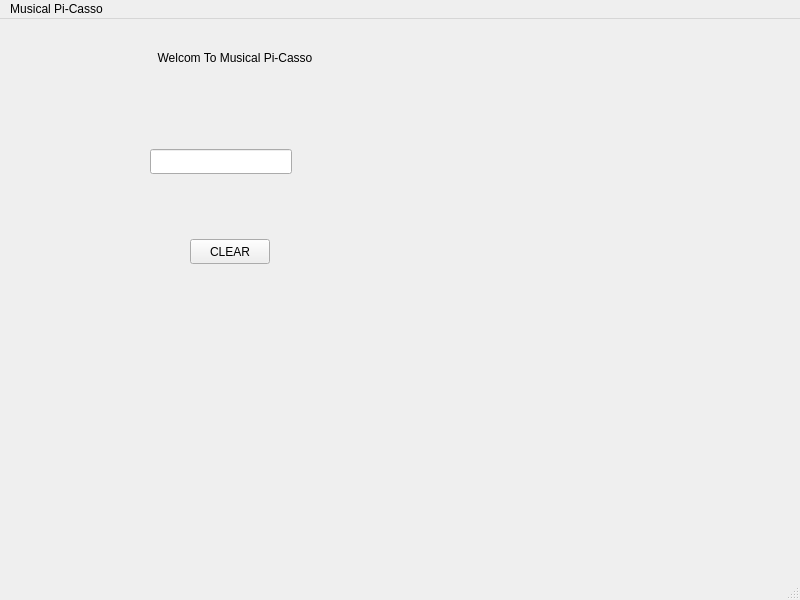
<?xml version="1.0" encoding="UTF-8"?>
<ui version="4.0">
 <class>MainWindow</class>
 <widget class="QMainWindow" name="MainWindow">
  <property name="geometry">
   <rect>
    <x>0</x>
    <y>0</y>
    <width>800</width>
    <height>600</height>
   </rect>
  </property>
  <property name="windowTitle">
   <string>MainWindow</string>
  </property>
  <widget class="QWidget" name="centralwidget">
   <widget class="QPushButton" name="pushButton">
    <property name="geometry">
     <rect>
      <x>190</x>
      <y>220</y>
      <width>80</width>
      <height>25</height>
     </rect>
    </property>
    <property name="text">
     <string>CLEAR</string>
    </property>
   </widget>
   <widget class="QLineEdit" name="lineEdit">
    <property name="geometry">
     <rect>
      <x>150</x>
      <y>130</y>
      <width>142</width>
      <height>25</height>
     </rect>
    </property>
   </widget>
   <widget class="QLabel" name="label">
    <property name="geometry">
     <rect>
      <x>140</x>
      <y>30</y>
      <width>190</width>
      <height>17</height>
     </rect>
    </property>
    <property name="autoFillBackground">
     <bool>true</bool>
    </property>
    <property name="text">
     <string>Welcom To Musical Pi-Casso</string>
    </property>
    <property name="scaledContents">
     <bool>false</bool>
    </property>
    <property name="alignment">
     <set>Qt::AlignCenter</set>
    </property>
    <property name="wordWrap">
     <bool>false</bool>
    </property>
   </widget>
  </widget>
  <widget class="QMenuBar" name="menubar">
   <property name="geometry">
    <rect>
     <x>0</x>
     <y>0</y>
     <width>800</width>
     <height>22</height>
    </rect>
   </property>
   <widget class="QMenu" name="menuMusical_Pi_Casso">
    <property name="title">
     <string>Musical Pi-Casso</string>
    </property>
   </widget>
   <addaction name="menuMusical_Pi_Casso"/>
  </widget>
  <widget class="QStatusBar" name="statusbar"/>
 </widget>
 <resources/>
 <connections>
  <connection>
   <sender>lineEdit</sender>
   <signal>textChanged(QString)</signal>
   <receiver>label</receiver>
   <slot>setText(QString)</slot>
   <hints>
    <hint type="sourcelabel">
     <x>402</x>
     <y>214</y>
    </hint>
    <hint type="destinationlabel">
     <x>399</x>
     <y>127</y>
    </hint>
   </hints>
  </connection>
  <connection>
   <sender>pushButton</sender>
   <signal>pressed()</signal>
   <receiver>label</receiver>
   <slot>clear()</slot>
   <hints>
    <hint type="sourcelabel">
     <x>428</x>
     <y>304</y>
    </hint>
    <hint type="destinationlabel">
     <x>510</x>
     <y>147</y>
    </hint>
   </hints>
  </connection>
 </connections>
</ui>
